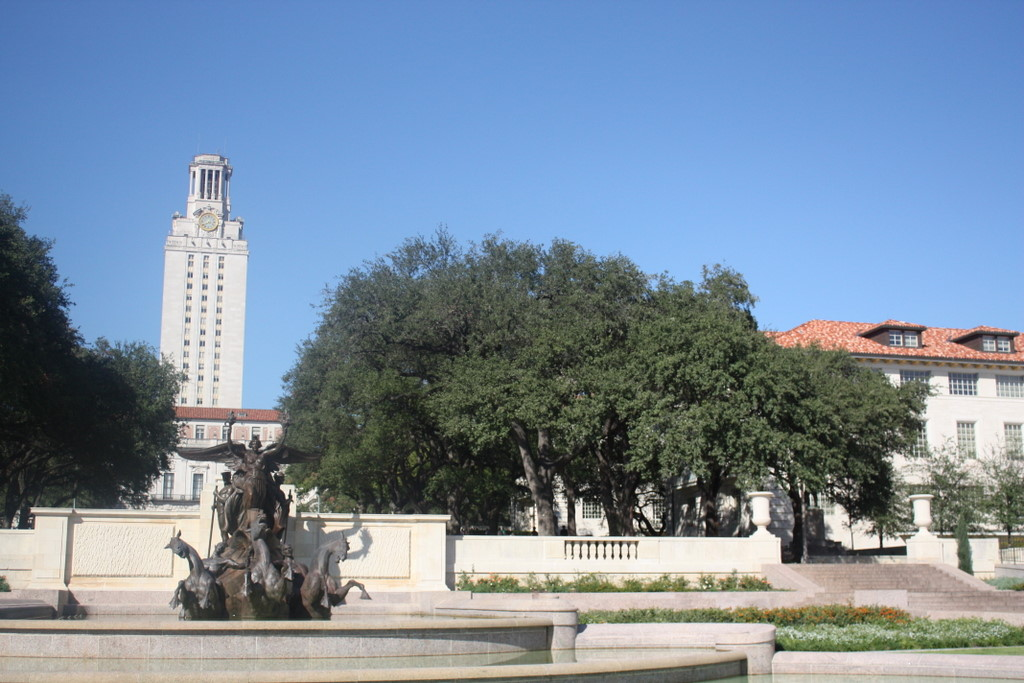
#> input picture data/uttower_left.jpg, 1024 x 683 px
$ python evalStitchingPair.py
#> lines starting #> are read from the running program, lines starting #| are printed output that depends on the picture
### code/detectBlobs.py
import numpy as np
import math
import cv2
from scipy import ndimage

# This code is taken and converted to Python from:
#
#   CMPSCI 670: Computer Vision, Fall 2014
#   University of Massachusetts, Amherst
#   Instructor: Subhransu Maji
#
# Part1:
#
#   DetectBlobs(...) detects blobs in the image using the Laplacian
#   of Gaussian filter. Blobs of different size are detected by scaling sigma
#   as well as the size of the filter or the size of the image. Downsampling
#   the image will be faster than upsampling the filter, but the decision of
#   how to implement this function is up to you.
#
#   For each filter scale or image scale and sigma, you will need to keep track of
#   the location and matching score for every blob detection. To combine the 2D maps
#   of blob detections for each scale and for each sigma into a single 2D map of
#   blob detections with varying radii and matching scores, you will need to use
#   Non-Max Suppression (NMS).
#
#   Additional Notes:
#       - We greyscale the input image for simplicity
#       - For a simple implementation of Non-Max-Suppression, you can suppress
#           all but the most likely detection within a sliding window over the
#           2D maps of blob detections (ndimage.maximum_filter may help).
#           To combine blob detections into a single 2D output,
#           you can take the max along the sigma and scale axes. If there are
#           still too many blobs detected, you can do a final NMS. Remember to
#           keep track of the blob radii.
#       - A tip that may improve your LoG filter: Normalize your LoG filter
#           values so that your blobs detections aren't biased towards larger
#           filters sizes
#
#   You can qualitatively evaluate your code using the evalBlobs.py script.
#
# Input:
#   im             - input image
#   sigma          - base sigma of the LoG filter
#   num_intervals  - number of sigma values for each filter size
#   threshold      - threshold for blob detection
#
# Ouput:
#   blobs          - n x 4 array with blob in each row in (x, y, radius, score)
#
def DetectBlobs(
    im,
    sigma = 2,
    num_intervals = 12,
    threshold = 5e-3
    ):

    # Convert image to grayscale and convert it to double [0 1].
    if len(im.shape) > 2:
        im = cv2.cvtColor(im, cv2.COLOR_BGR2GRAY)/255
    else:
        im = im / 255

    # YOUR CODE STARTS HERE
    im_height = im.shape[0]
    im_width = im.shape[1]

    # Creates all the kernels for any given octave. (Reuse these kernels for each octave)
    dog_kernels = []
    kernels = []
    sigmas = []
    k = 2**(1/num_intervals)
    for i in range(-1, num_intervals+1):
        sigmas.append(sigma * k**i)
        kernels.append(gaussian(sigma * k**i,  (int)(12*sigma + 1)))
        if(i >= 0):
            dog_kernels.append(kernels[-1] - kernels[-2])

    # 1) Uses the difference of Gaussian kernels (Approximate Laplacian of Gaussian)
    # 2) Convolves the dog_kernels with the downsampled image
    # 3) Checks if the given pixel is the unique max in its neighborhood.
    # 4) Checks if the given pixel is greater than the activation threshold.
    #
    # Result: min_max contains a 3d numpy array of booleans. Radii is a 1d list of radii. Scores is a 3d numpy array of floats.
    pow = 0
    blobs = []
    while min(im_height, im_width)>= (sigma + 1) * 2**pow:
        resized = cv2.resize(im, (int(im_width / 2**pow) , int(im_height / 2**pow)), interpolation = cv2.INTER_AREA)
        DoG = []
        for i,kernel in enumerate(dog_kernels):
            DoG.append(ndimage.convolve(resized, kernel))
        DoG = abs(np.stack(DoG))
        min_max = (DoG > threshold) & (DoG == ndimage.maximum_filter(DoG, size=5))
        layer, x, y = np.where(min_max == 1)
        for i, j, k in zip(layer, x, y):
            blobs.append((j * 2**pow, k * 2**pow, 2**pow * sigmas[i] * np.sqrt(2), DoG[i][j][k]))
        pow += 1

    return np.array(blobs)

def gaussian(sigma, side_length):
    filter = np.zeros([side_length, side_length], dtype=float)
    middle = side_length / 2 - 0.5
    for i in range(0, side_length):
        for j in range(0, side_length):
            filter[i][j] = (1 / (2 * np.pi * sigma**2)) * np.exp(((i-middle)**2 + (j-middle)**2) / (-2 * sigma**2))
    return filter

### code/utilsImageStitching.py
import os, sys
import cv2
import random
import numpy as np
from detectBlobs import DetectBlobs

# detectKeypoints(...): Detect feature keypoints in the input image
#   You can either reuse your blob detector from part 1 of this assignment
#   or you can use the provided compiled blob detector detectBlobsSolution.pyc
#
#   Input:
#        im  - input image
#   Output:
#        detected feature points (in any format you like).

def detectKeypoints(im):
    # YOUR CODE STARTS HERE
    max = 1500
    blobs = []
    for blob in DetectBlobs(im):
        y = blob[0]
        x = blob[1]
        radius = blob[2]
        score = blob[3]
        blobs.append({"x":x, "y":y, "radius":radius, "score":score})
    blobs = sorted(blobs, key=lambda x: -x["score"])[:max]
    return blobs


# computeDescriptors(...): compute descriptors from the detected keypoints
#   You can build the descriptors by flatting the pixels in the local
#   neighborhood of each keypoint, or by using the SIFT feature descriptors from
#   OpenCV (see computeSIFTDescriptors(...)). Use the detected blob radii to
#   define the neighborhood scales.
#
#   Input:
#        im          - input image
#        keypoints   - detected feature points
#
#   Output:
#        descriptors - n x dim array, where n is the number of keypoints
#                      and dim is the dimension of each descriptor.
#
def computeDescriptors(im, keypoints):
    if len(im.shape) > 2:
        im = cv2.cvtColor(im, cv2.COLOR_BGR2GRAY)

    blobs = []
    for kpt in keypoints:
        blobs.append([kpt['y'], kpt['x'], kpt['radius'], kpt['score']])

    blobs = np.stack(blobs)
    return computeSIFTDescriptors(im, blobs)


# computeSIFTDescriptors(...): compute SIFT feature descriptors from the
#   detected keypoints. This function is provided to you.
#
#   Input:
#        im          - H x W array, the input image
#        keypoints   - n x 4 array, where there are n blobs detected and
#                      each row is [x, y, radius, score]
#
#   Output:
#        descriptors - n x 128 array, where n is the number of keypoints
#                      and 128 is the dimension of each descriptor.
#
def computeSIFTDescriptors(im, keypoints):
    kp = []
    for blob in keypoints:
        kp.append(cv2.KeyPoint(blob[1], blob[0], _size=blob[2]*2, _response=blob[-1], _class_id=len(kp)))
    detector = cv2.xfeatures2d_SIFT.create()
    return detector.compute(im, kp)[1]


# getMatches(...): match two groups of descriptors.
#
#   There are several strategies you can use to match keypoints from the left
#   image to those in the right image. Feel free to use any (or combinations
#   of) strategies:
#
#   - Return all putative matches. You can select all pairs whose
#   descriptor distances are below a specified threshold,
#   or select the top few hundred descriptor pairs with the
#   smallest pairwise distances.
#
#   - KNN-Match. For each keypoint in the left image, you can simply return the
#   the K best pairings with keypoints in the right image.
#
#   - Lowe's Ratio Test. For each pair of keypoints to be returned, if the
#   next best match with the same left keypoint is nearly as good as the
#   current match to be returned, then this match should be thrown out.
#   For example, given point A in the left image and its best and second best
#   matches B and C in the right image, we check: score(A,B) < score(A,C)*0.75
#   If this test fails, don't return pair (A,B)
#
#
#   Input:
#         descriptors1 - the descriptors of the first image
#         descriptors2 - the descriptors of the second image
#
#   Output:
#         index1       - 1-D array contains the indices of descriptors1 in matches
#         index2       - 1-D array contains the indices of descriptors2 in matches

# [199 lines left out: functions getMatches, RANSAC, get_H_matrix, warpImageWithMapping, warpImagesWithMapping, drawMatches, not called in this run]

### code/evalStitchingPair.py
import os, sys
import cv2
import numpy as np
from utilsImageStitching import *
import matplotlib.pyplot as plt

# Load the left image and the right image.
imagePathLeft = '../data/uttower_left.jpg'
imagePathRight = '../data/uttower_right.jpg'

im_left = cv2.imread(imagePathLeft, cv2.IMREAD_GRAYSCALE)
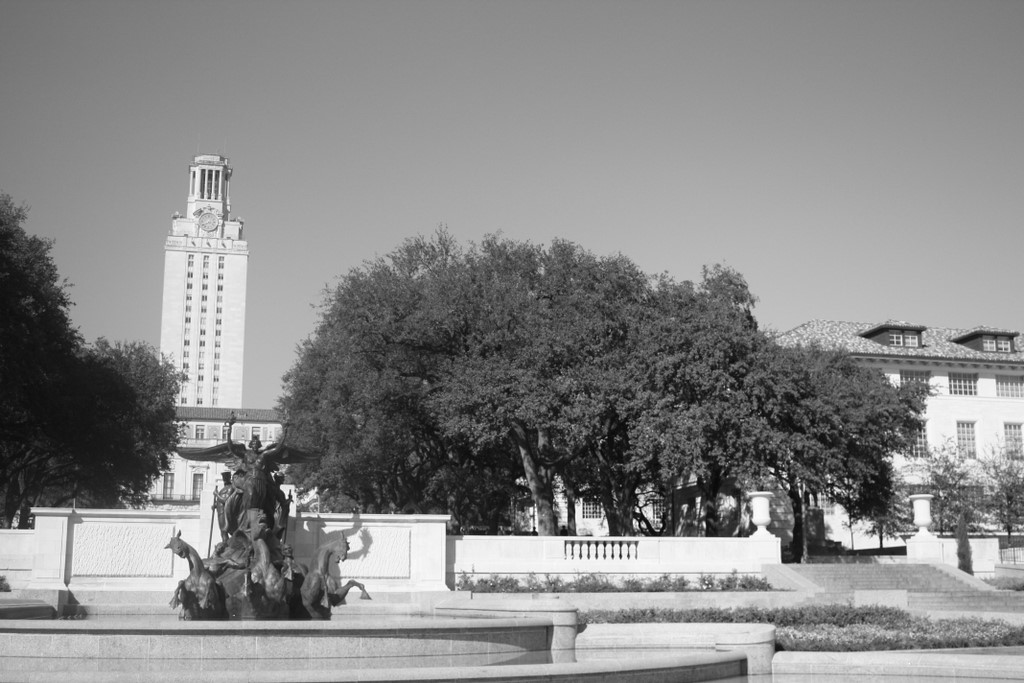
#> im_left: shape (683, 1024); min 2, max 255, mean 136.7
im_right = cv2.imread(imagePathRight, cv2.IMREAD_GRAYSCALE)
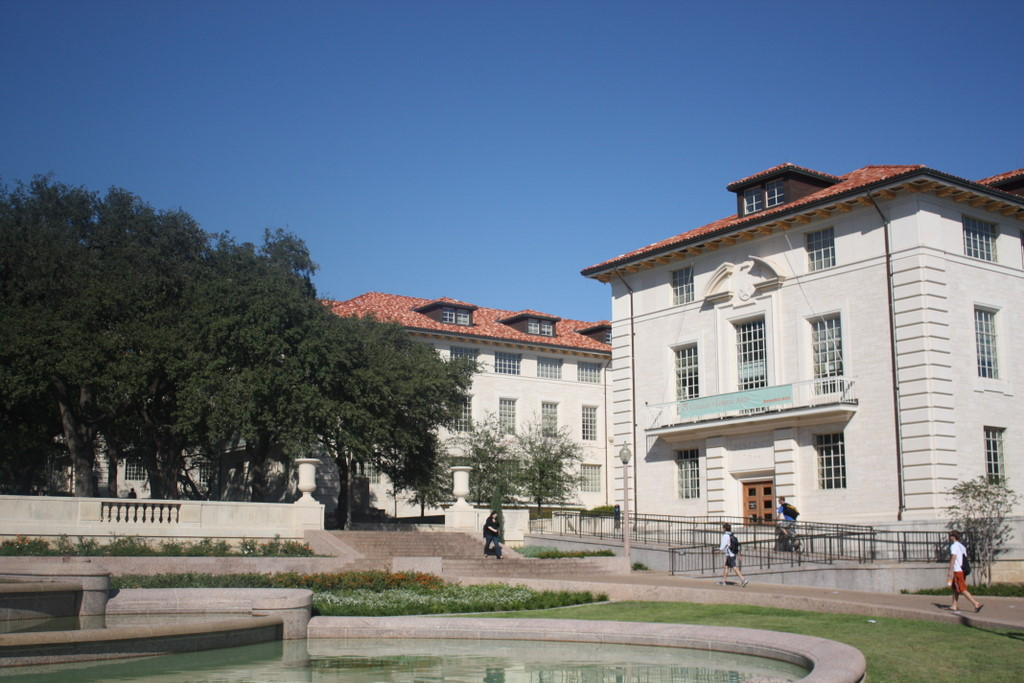
#> input picture data/uttower_right.jpg, 1024 x 683 px
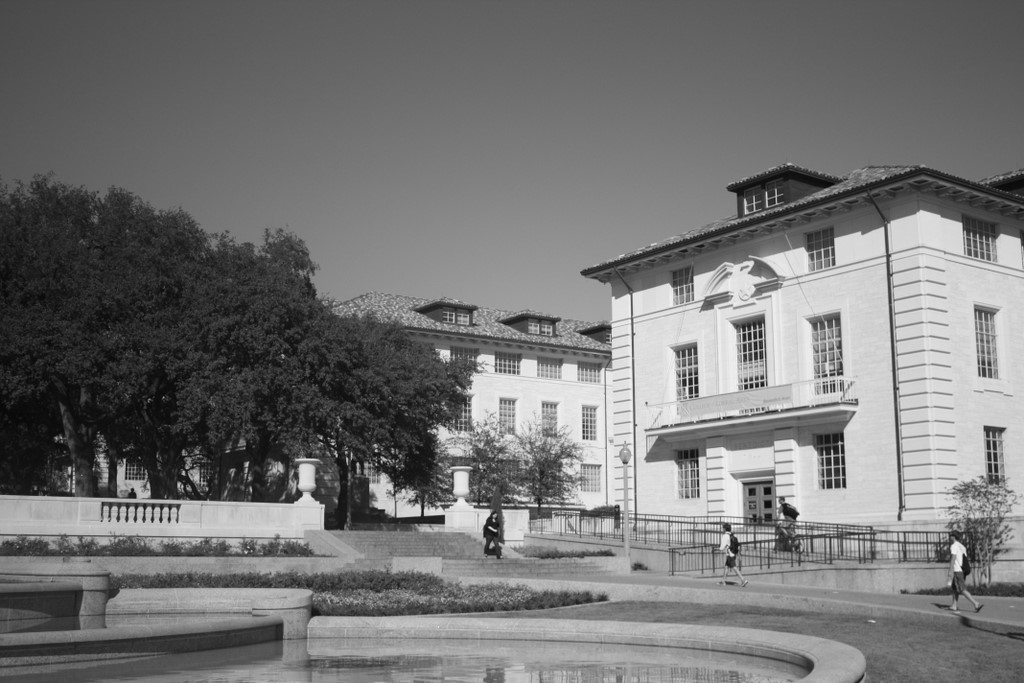
#> im_right: shape (683, 1024); min 3, max 255, mean 117

# Implement the detectKeypoints() function in utilsImageStitching.py
# to detect feature points for both images.
keypoints_left = detectKeypoints(im_left)
#> in DetectBlobs, `im_height = im.shape[0]`: im_height = 683
#> in DetectBlobs, `im_width = im.shape[1]`: im_width = 1024
#> in DetectBlobs, `k = 2**(1/num_intervals)`: k = 1.06
#> in gaussian, `middle = side_length / 2 - 0.5`: middle = 12
#> in DetectBlobs, `pow = 0`: pow = 0
#> the loop in detectKeypoints, `for blob in DetectBlobs(im):` made 4637 passes
#> (blob, y, x, score) on passes 1 to 3: ([158, 222, 2.67, 0.00899], 158, 222, 0.00899), ([162, 225, 2.67, 0.00654], 162, 225, 0.00654), ([163, 203, 2.67, 0.00562], 163, 203, 0.00562)
#> after the loop in detectKeypoints, `for blob in DetectBlobs(im):`: blobs = 4637 items
#> in detectKeypoints, `blobs = sorted(blobs, key=lambda x: -x["score"])[:max]`: blobs = 1500 items
#> keypoints_left = 1500 items
keypoints_right = detectKeypoints(im_right)
#> the loop in detectKeypoints (call 2), `for blob in DetectBlobs(im):` made 4615 passes
#> (blob, y, x, score) on passes 1 to 3: ([163, 789, 2.67, 0.00993], 163, 789, 0.00993), ([165, 922, 2.67, 0.00799], 165, 922, 0.00799), ([167, 870, 2.67, 0.00521], 167, 870, 0.00521)
#> keypoints_right = 1500 items

# Implement the computeDescriptors() function in utilsImageStitching.py
# to compute descriptors on keypoints
descriptors_left = computeDescriptors(im_left, keypoints_left)
#> the loop in computeDescriptors, `for kpt in keypoints:` made 1500 passes
#> kpt on passes 1 to 3: {'x': 698, 'y': 499, 'radius': 2.67, 'score': 0.0241}, {'x': 637, 'y': 510, 'radius': 2.67, 'score': 0.0232}, {'x': 534, 'y': 533, 'radius': 3, 'score': 0.023}
#> after the loop in computeDescriptors, `for kpt in keypoints:`: blobs = 1500 items, first 6: [499, 698, 2.67, 0.0241], [510, 637, 2.67, 0.0232], [533, 534, 3, 0.023], [525, 643, 2.67, 0.0229], [550, 902, 4.76, 0.0226], [543, 604, 2.67, 0.0224]
#> in computeDescriptors, `blobs = np.stack(blobs)`: blobs = 1500 rows, first 6: [499, 698, 2.67, 0.0241], [510, 637, 2.67, 0.0232], [533, 534, 3, 0.023], [525, 643, 2.67, 0.0229], [550, 902, 4.76, 0.0226], [543, 604, 2.67, 0.0224]
#> the loop in computeSIFTDescriptors, `for blob in keypoints:` made 1 pass
#> after the loop in computeSIFTDescriptors, `for blob in keypoints:`: kp = []
#> (the run stopped early here; a loop or call above may not have finished)
